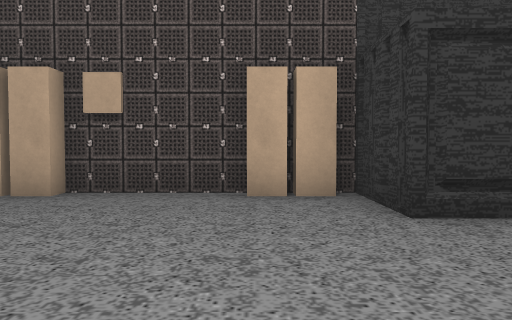
view 1 (above)

12 first-person views from a walk through a scene from a Unity 3-D project. The camera is 1.3 m above the floor, tilts 2° down and sees 70° across. The floor is counted in squares, 1.89 m on a side. Each view is taken from the middle of a square. On the plan, view 1 faces up. The plan holds only what a view shows up to about 11 squares ahead; the rest is blank. The place goes on beyond the plan. The player is left out. Door leaves are left out, so doorways stand open. Some surface patterns are stand-ins.

view 2
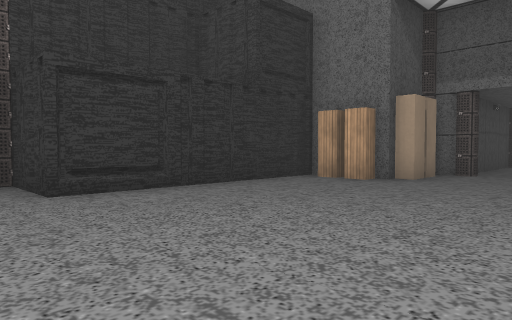

view 3
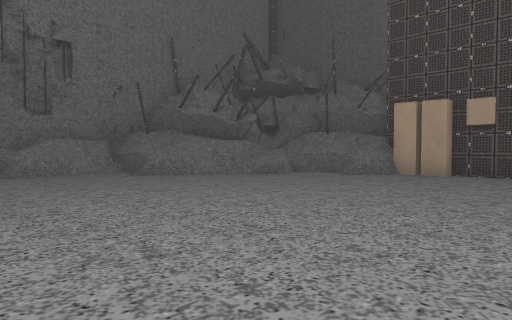

view 4
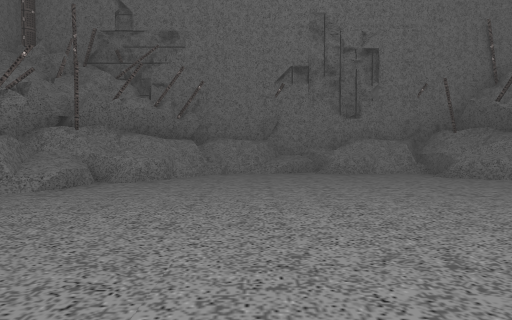

view 5
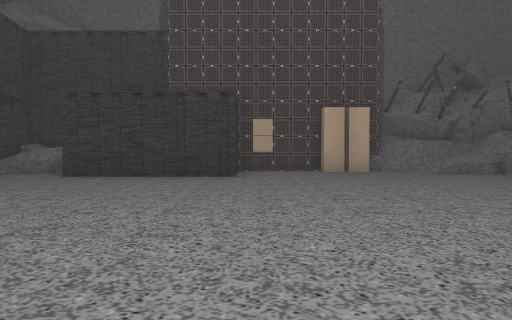

view 6
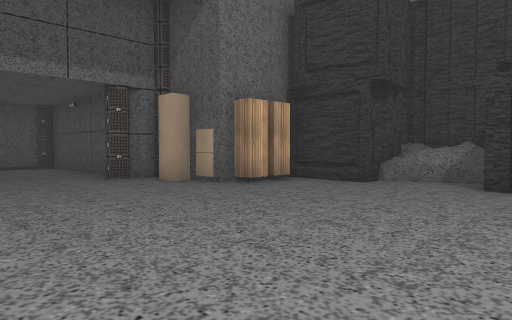

view 7
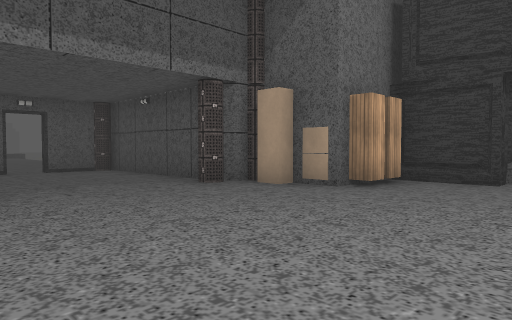

view 8
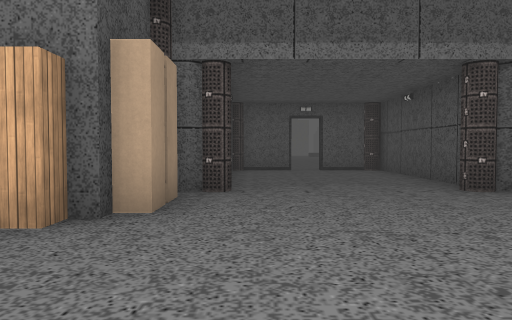

view 9
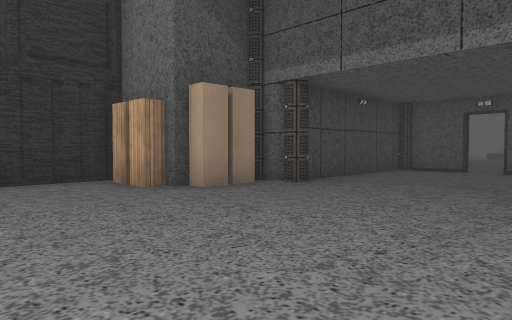

view 10
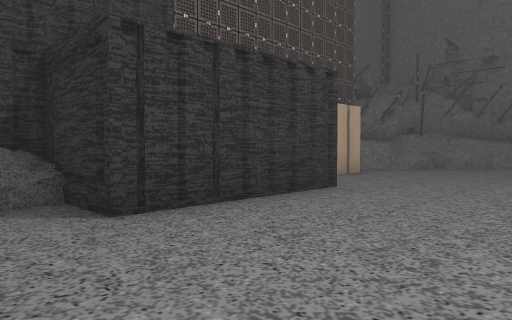

view 11
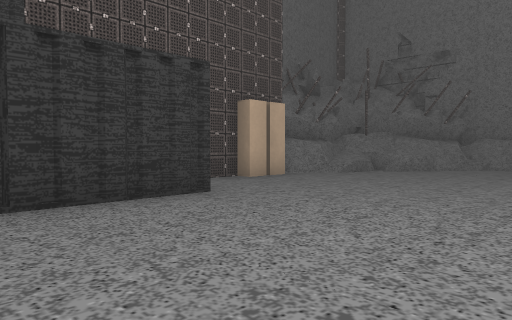

view 12
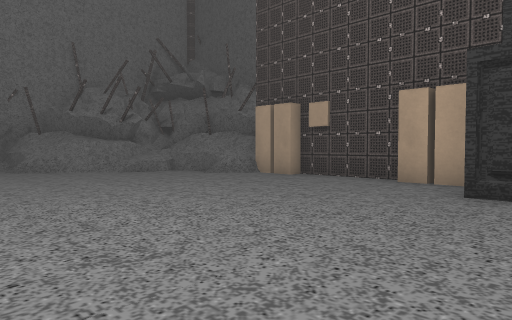

### Floor plan
Points are (right, up) in squares from view 1. A wall is a line through its corners. A room is listed if a view was taken in it or the views show most of it. See-through windows are left out.
Room 1 (views 1, 2, 3, 4, 5, 6, 7, 8, 9, 10, 11, 12)
walls: (1.5, 5.5) (-2.9, 5.5); (10.4, -3.7) (14.9, -3.7); (-4.2, 5.5) (-5, 4.5); (-4.6, 5.6) (-4.9, 5.2); (-5.5, 4.4) (-6.6, 4.2); (-5.8, 4.4) (-6.8, 3.9); (-6.5, 2.9) (-7.5, 1.9); (-5.7, 4.8) (-6.4, 4.5); (-6.3, 4.6) (-6.9, 4.6); (-7.5, 2.1) (-8.8, 0.5); (-7.4, 3.1) (-7.2, 2.3); (-7.9, 1.8) (-8.4, 1.2); (-7.5, 3.8) (-7.3, 2.9); (-4.5, -8.5) (-1.5, -8.5); (-5.1, -8.4) (-4.5, -8.8); (-6.2, -7.2) (-5, -8.3); (14.7, 0.7) (10.4, 0.7); (14.9, -1.1) (14.9, 0.4); (-5.1, -8.8) (-4.7, -9.1); (-9, 0.6) (-10.1, 0.4); (-9.2, 1) (-10, 0.7); (14.9, -3.2) (14.9, -1.9); (-6.4, -8.2) (-5.4, -8); (-9.5, 0.5) (-10.1, 0.3); (-9.7, 0.5) (-9.8, -0.5); (-9.9, -0.6) (-9.9, -2); (-9.6, -3) (-9.8, -4.6); (-7.7, -7.4) (-7.4, -8.2); (-7.2, -8.2) (-6.2, -8.1); (-8.9, -5.7) (-7.4, -6.9); (-10.5, 0.3) (-10.5, -0.5); (-9.7, -4.7) (-8.6, -5.8); (-10.5, -1.2) (-10.5, -3.5) (-9.8, -4); (-7.4, -8.8) (-6.7, -8.7); (-10.5, -3.7) (-10.5, -5.9)
low walls: (-6.4, 2.9) (-6.6, 2.5); (-6.8, 2.2) (-8.1, 0.5); (-7.2, 3) (-7, 2.3) (-7.7, 1.4); (-7.5, 1.9) (-7.7, 1); (-8.3, 0.7) (-9.1, 0.7); (-6, -7.2) (-5.6, -7.4); (-5, -8.3) (-4.2, -8.5); (-8.8, 0.5) (-9.2, 0.5); (-7.3, -6.4) (-7.3, -7.4); (-6.9, -7.1) (-5.9, -7.2) (-5.5, -7.6); (-7, -7.1) (-6.5, -7.2); (-6.3, -8) (-5.5, -7.8) (-4.5, -8.5); (-7.9, -6) (-7.2, -6.5) (-7.4, -7.1) (-7.3, -7.7); (-9.7, 0.3) (-9.6, -1.1); (-9.6, -2) (-10.1, -2.4) (-9.6, -3.1) (-9.5, -3.5); (-9.8, -0.5) (-9.4, -1.3) (-9.4, -1.9); (-8.6, -5.8) (-7.6, -6); (-9.5, -3.8) (-9.5, -4.7) (-9, -5.2); (-9.1, -5.1) (-8, -5.9); (-9.8, -4) (-9.7, -4.8) (-9.5, -5.3); (-10.3, -2.3) (-10.6, -2.7)
ways out: open door at (15, -1.5)
objects: other object (-4, -8); other object (-4, 5); other object (-3, -8); other object (-3, 5); other object (0, -8) to (4, -7); other object (0, 5); other object (1, 5); other object (2, -9); other object (2, 4) to (3, 5); other object (2, 6) to (3, 7); other object (4, 4) to (5, 5); other object (6, -7) to (7, -7); other object (6, 4) to (7, 5); other object (6, 6) to (7, 7); other object (7, -6); other object (7, -5); other object (7, 2); other object (7, 3); other object (8, -5); other object (8, 1); other object (9, -5) to (10, -4); other object (9, 1); other object (9, 1) to (10, 2)

Where each view was taken, in squares from view 1:
view 1: 0 up, 0 right, facing up
view 2: 2 down, 0 right, facing up-right
view 3: 4 down, 0 right, facing up-left
view 4: 4 down, 0 right, facing left
view 5: 2 up, 1 left, facing down
view 6: 0 up, 2 right, facing down-right
view 7: 1 up, 4 right, facing down-right
view 8: 0 up, 4 right, facing right
view 9: 4 down, 4 right, facing up-right
view 10: 3 down, 5 right, facing down-left
view 11: 2 down, 3 right, facing down-left
view 12: 2 down, 3 right, facing up-left
